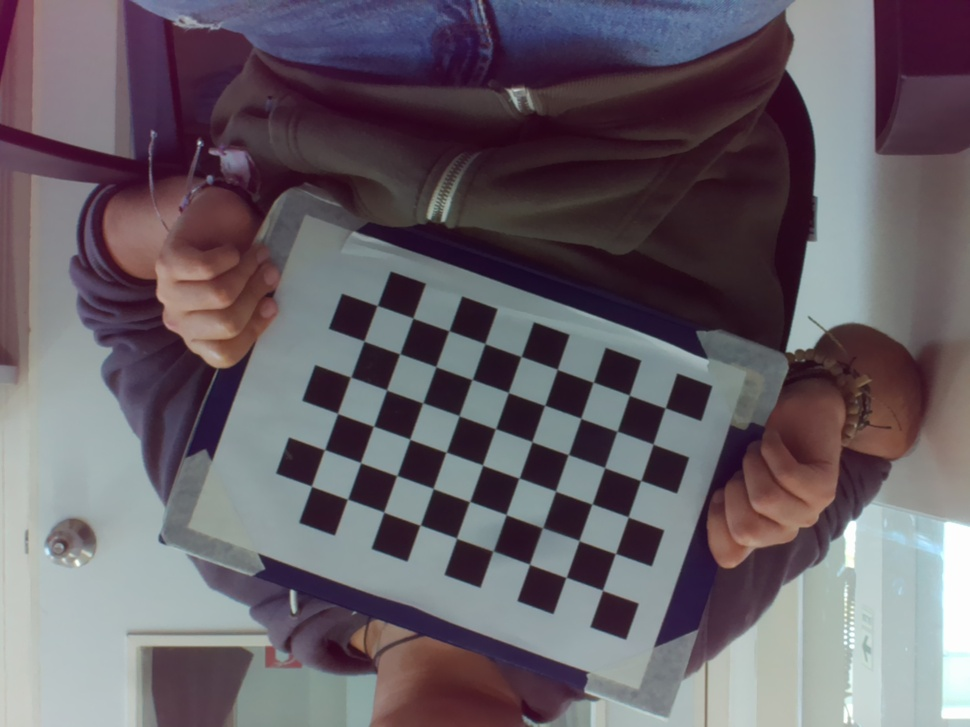
#> input picture data/captures/stereo_20251103_165334/left.jpg, 970 x 727 px, shrunk from 1920 x 1440 before the run
$ python analyze_chessboard_stereo.py
#> lines starting #> are read from the running program, lines starting #| are printed output that depends on the picture; after the words box and inside, x2 and y2 are one past the last pixel; in counts of white or black regions, pixels touching at a corner belong together
#!/usr/bin/env python3
"""
Analizar par estéreo del tablero de ajedrez para diagnosticar problemas
de correspondencia

Este script:
1. Detecta esquinas del tablero en AMBAS imágenes
2. Verifica que las MISMAS esquinas se detecten
3. Calcula el desplazamiento (disparidad) entre esquinas correspondientes
4. Visualiza las correspondencias para ver si tienen sentido
"""

import cv2
import numpy as np
from pathlib import Path
import sys

def analyze_chessboard_stereo(left_path, right_path):
    """Analizar correspondencias en par estéreo de tablero"""

    print("="*70)
    print("ANÁLISIS DE CORRESPONDENCIAS - TABLERO DE AJEDREZ")
    print("="*70)
    print()

    # Cargar imágenes
    left_img = cv2.imread(left_path)
#> left_img is the input picture: shape (727, 970, 3); mean B, G, R 103.2, 95.7, 103.6
    right_img = cv2.imread(right_path)
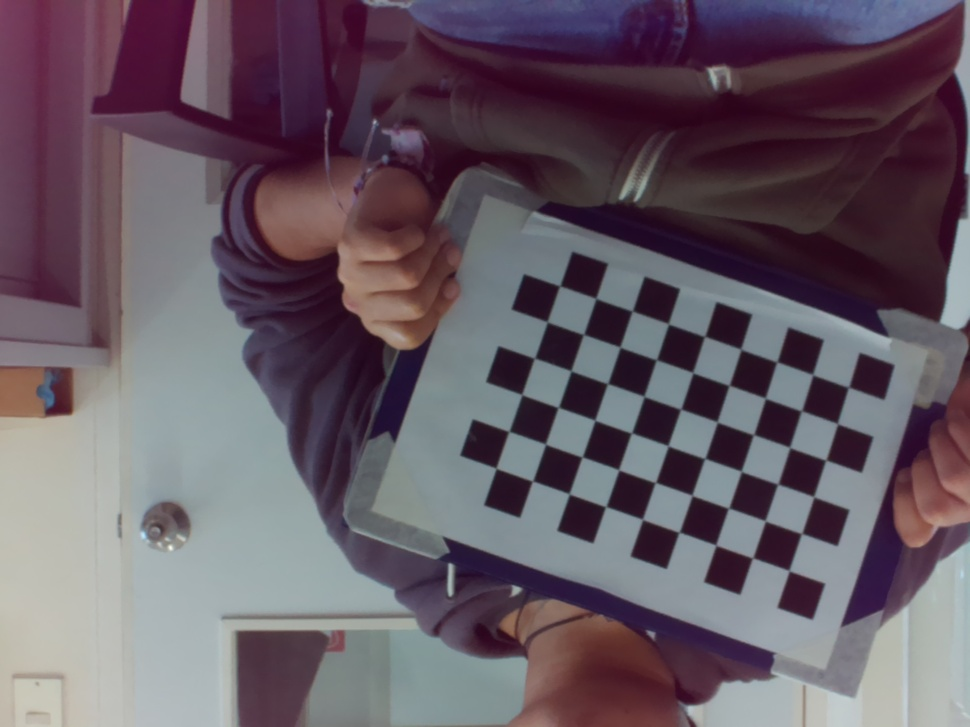
#> input picture data/captures/stereo_20251103_165334/right.jpg, 970 x 727 px, shrunk from 1920 x 1440 before the run
#> right_img is the input picture: shape (727, 970, 3); mean B, G, R 100, 89.7, 102.4

    if left_img is None or right_img is None:
        print(f"❌ Error cargando imágenes:")
        print(f"   Left: {left_path}")
        print(f"   Right: {right_path}")
        return False

    print(f"✅ Imágenes cargadas:")
    print(f"   Left: {left_img.shape}")
#|    Left: (727, 970, 3)
    print(f"   Right: {right_img.shape}")
#|    Right: (727, 970, 3)
    print()

    # Convertir a escala de grises
    left_gray = cv2.cvtColor(left_img, cv2.COLOR_BGR2GRAY)
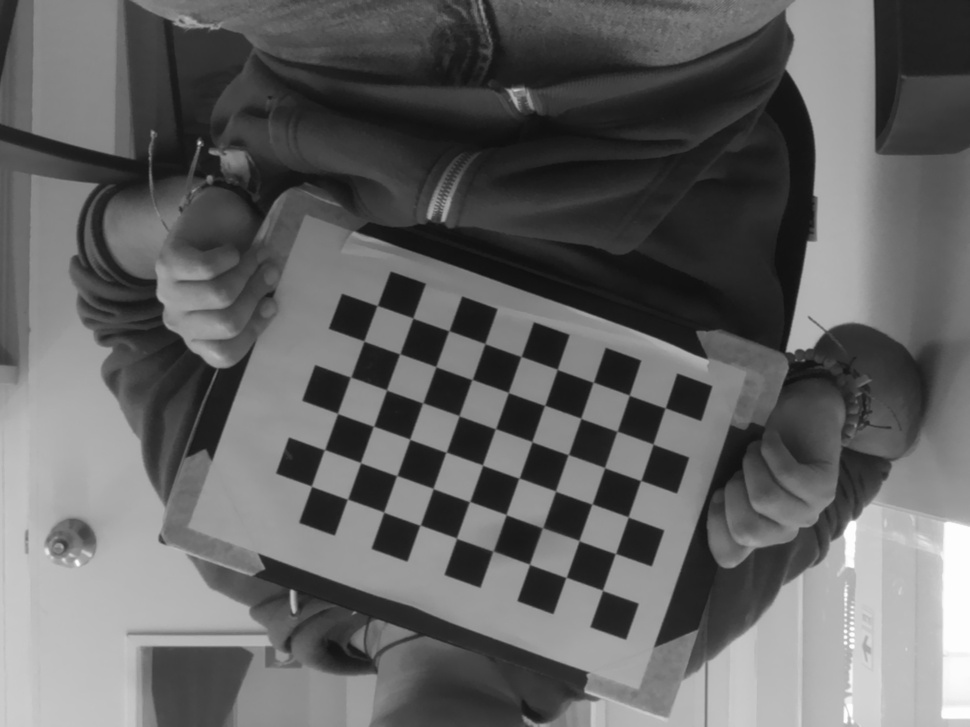
#> left_gray: shape (727, 970); min 15, max 255, mean 98.9
    right_gray = cv2.cvtColor(right_img, cv2.COLOR_BGR2GRAY)
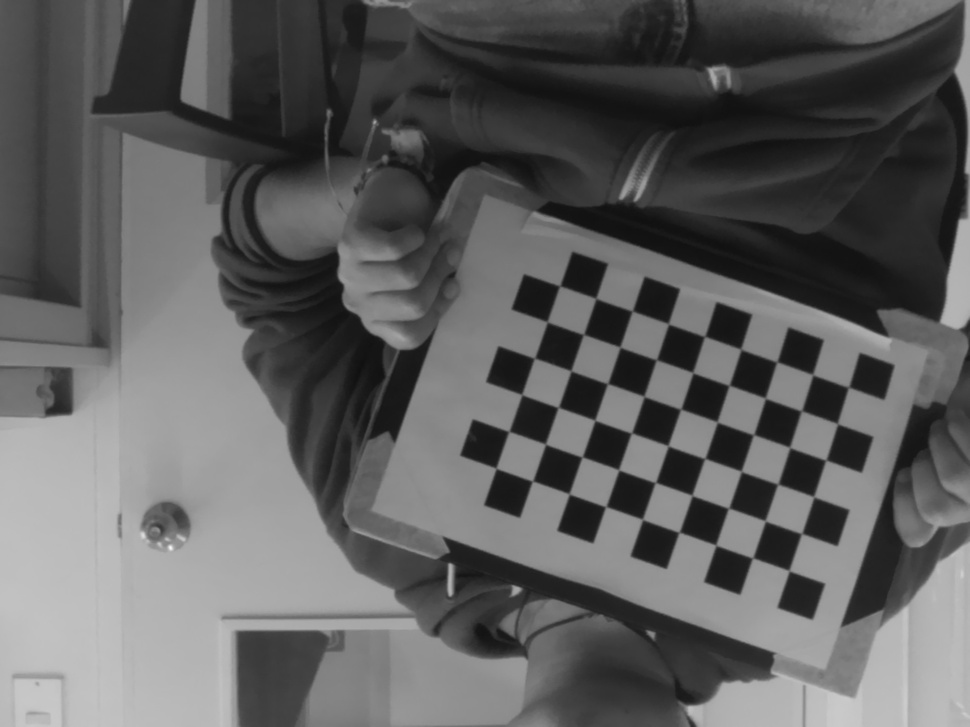
#> right_gray: shape (727, 970); min 16, max 249, mean 94.6

    # Tamaño del tablero (esquinas internas)
    pattern_size = (9, 6)  # 10x7 cuadrados = 9x6 esquinas internas

    print(f"🔍 Buscando tablero {pattern_size[0]}x{pattern_size[1]} esquinas...")
    print()

    # Detectar esquinas en imagen IZQUIERDA
    print("📷 Detectando en imagen IZQUIERDA...")
    ret_left, corners_left = cv2.findChessboardCorners(
        left_gray, pattern_size,
        cv2.CALIB_CB_ADAPTIVE_THRESH + cv2.CALIB_CB_NORMALIZE_IMAGE + cv2.CALIB_CB_FAST_CHECK
    )
#> ret_left = True; corners_left = 54 rows, first 8: [602.5, 590.2], [566.1, 577.4], [529.5, 564.3], [493, 551], [456.5, 538.3], [420.2, 525], [383.7, 512.2], [347.5, 499.1]

    if ret_left:
        # Refinar esquinas
        criteria = (cv2.TERM_CRITERIA_EPS + cv2.TERM_CRITERIA_MAX_ITER, 30, 0.001)
        corners_left = cv2.cornerSubPix(left_gray, corners_left, (11, 11), (-1, -1), criteria)
#> corners_left = 54 rows, first 8: [602.5, 590.3], [566.1, 577.4], [529.5, 564.2], [493.1, 551.1], [456.5, 538.2], [420.1, 525.2], [383.7, 512.1], [347.5, 499.2]
        print(f"   ✅ {len(corners_left)} esquinas detectadas")
#|    ✅ 54 esquinas detectadas
    else:
        print(f"   ❌ NO se detectó el tablero")
        print()
        print("💡 POSIBLE CAUSA:")
        print("   - Tablero borroso o con poca iluminación")
        print("   - Tamaño de tablero incorrecto (¿es 10x7 cuadrados?)")
        print("   - Tablero muy inclinado o fuera de foco")
        return False

    # Detectar esquinas en imagen DERECHA
    print()
    print("📷 Detectando en imagen DERECHA...")
    ret_right, corners_right = cv2.findChessboardCorners(
        right_gray, pattern_size,
        cv2.CALIB_CB_ADAPTIVE_THRESH + cv2.CALIB_CB_NORMALIZE_IMAGE + cv2.CALIB_CB_FAST_CHECK
    )
#> ret_right = True; corners_right = 54 rows, first 8: [789.2, 570.9], [752.5, 558], [715.9, 545.2], [679, 532.4], [642.6, 519.4], [605.7, 506.6], [569.3, 494.2], [532.5, 481.3]

    if ret_right:
        # Refinar esquinas
        corners_right = cv2.cornerSubPix(right_gray, corners_right, (11, 11), (-1, -1), criteria)
#> corners_right = 54 rows, first 8: [789.1, 570.6], [752.6, 557.9], [715.9, 545.1], [679.2, 532.3], [642.5, 519.4], [605.8, 506.6], [569.2, 493.8], [532.5, 481]
        print(f"   ✅ {len(corners_right)} esquinas detectadas")
#|    ✅ 54 esquinas detectadas
    else:
        print(f"   ❌ NO se detectó el tablero")
        return False

    print()
    print("="*70)
    print("📊 ANÁLISIS DE CORRESPONDENCIAS")
    print("="*70)
    print()

    # Ahora tenemos corners_left y corners_right
    # Ambos deberían tener 54 esquinas (9x6)
    # La esquina[i] en left debería corresponder a esquina[i] en right

    # Calcular desplazamientos (disparidades) para cada esquina
    disparities_x = []
    disparities_y = []

    for i in range(len(corners_left)):
        x_left, y_left = corners_left[i][0]
        x_right, y_right = corners_right[i][0]

        # Disparidad = posición en left - posición en right
        disp_x = x_left - x_right
        disp_y = y_left - y_right

        disparities_x.append(disp_x)
        disparities_y.append(disp_y)
#> this loop made 54 passes
#> (x_left, y_left, x_right, y_right, disp_x, disp_y) on passes 1 to 8: (602.5, 590.3, 789.1, 570.6, -186.6, 19.69), (566.1, 577.4, 752.6, 557.9, -186.6, 19.46), (529.5, 564.2, 715.9, 545.1, -186.4, 19.19), (493.1, 551.1, 679.2, 532.3, -186.1, 18.81), (456.5, 538.2, 642.5, 519.4, -186, 18.82), (420.1, 525.2, 605.8, 506.6, -185.7, 18.53), (383.7, 512.1, 569.2, 493.8, -185.5, 18.24), (347.5, 499.2, 532.5, 481, -185, 18.13)
#> after the loop, disparities_x = 54 values, max -182.5 at index 53, min -186.6 at index 0, mean -184.9; disparities_y = 54 values, max 20.64 at index 45, min 17.97 at index 8, mean 19.44

    disparities_x = np.array(disparities_x)
    disparities_y = np.array(disparities_y)

    # Estadísticas
    print("📏 DESPLAZAMIENTO HORIZONTAL (Disparidad X):")
    print(f"   Min: {np.min(disparities_x):7.2f} px")
#|    Min: -186.58 px
    print(f"   Max: {np.max(disparities_x):7.2f} px")
#|    Max: -182.49 px
    print(f"   Media: {np.mean(disparities_x):7.2f} px")
#|    Media: -184.87 px
    print(f"   Mediana: {np.median(disparities_x):7.2f} px")
#|    Mediana: -185.03 px
    print(f"   Desv. Est.: {np.std(disparities_x):7.2f} px")
#|    Desv. Est.:    0.99 px
    print()

    print("📏 DESPLAZAMIENTO VERTICAL (Disparidad Y - debería ser ~0):")
    print(f"   Min: {np.min(disparities_y):7.2f} px")
#|    Min:   17.97 px
    print(f"   Max: {np.max(disparities_y):7.2f} px")
#|    Max:   20.64 px
    print(f"   Media: {np.mean(disparities_y):7.2f} px")
#|    Media:   19.44 px
    print(f"   Mediana: {np.median(disparities_y):7.2f} px")
#|    Mediana:   19.56 px
    print(f"   Desv. Est.: {np.std(disparities_y):7.2f} px")
#|    Desv. Est.:    0.65 px
    print()

    # DIAGNÓSTICO
    print("="*70)
    print("💡 DIAGNÓSTICO")
    print("="*70)
    print()

    mean_disp_x = np.mean(disparities_x)
#> mean_disp_x = -184.9
    mean_disp_y = np.mean(disparities_y)
#> mean_disp_y = 19.44
    std_disp_x = np.std(disparities_x)
#> std_disp_x = 0.993
    std_disp_y = np.std(disparities_y)
#> std_disp_y = 0.648

    # 1. Verificar dirección de disparidad
    if mean_disp_x > 5:
        print("✅ Disparidad horizontal POSITIVA (left > right)")
        print("   Esto es CORRECTO para configuración CAM0=left, CAM1=right")
        print()
    elif mean_disp_x < -5:
        print("❌ Disparidad horizontal NEGATIVA (left < right)")
        print("   ¡Las cámaras están INVERTIDAS!")
        print("   SOLUCIÓN: Intercambiar left_camera_id y right_camera_id en config")
        print()
    else:
        print("⚠️ Disparidad horizontal CASI CERO (<5px)")
        print("   Las imágenes son casi idénticas.")
        print("   POSIBLE CAUSA:")
        print("   - Las cámaras NO están en configuración estéreo")
        print("   - Objeto muy lejano (baseline insuficiente)")
        print()

    # 2. Verificar magnitud de disparidad
    if abs(mean_disp_x) > 500:
        print("❌ Disparidad DEMASIADO GRANDE (>500px)")
        print("   Con baseline ~10cm, esto es físicamente imposible.")
        print("   POSIBLE CAUSA:")
        print("   - Calibración con escala incorrecta (mm vs m)")
        print("   - Imágenes NO están rectificadas correctamente")
        print()
    elif abs(mean_disp_x) > 100:
        print("⚠️ Disparidad GRANDE (>100px)")
        print("   Puede indicar:")
        print("   - Objeto muy cercano (<50cm)")
        print("   - O problema de escala en calibración")
        print()
    elif abs(mean_disp_x) > 10:
        print("✅ Disparidad RAZONABLE (10-100px)")
        print("   Esto es consistente con configuración estéreo normal.")
        print()
    elif abs(mean_disp_x) > 0:
        print("⚠️ Disparidad PEQUEÑA (<10px)")
        print("   Puede indicar:")
        print("   - Objeto muy lejano (>5m)")
        print("   - Baseline insuficiente")
        print()

    # 3. Verificar disparidad vertical (rectificación)
    if abs(mean_disp_y) < 2:
        print("✅ Disparidad vertical MÍNIMA (<2px)")
        print("   Las imágenes están bien rectificadas (líneas epipolares horizontales).")
        print()
    elif abs(mean_disp_y) < 5:
        print("⚠️ Disparidad vertical MODERADA (2-5px)")
        print("   Rectificación aceptable pero no óptima.")
        print()
    else:
        print("❌ Disparidad vertical ALTA (>5px)")
        print("   Las imágenes NO están rectificadas correctamente.")
        print("   SOLUCIÓN: RE-CALIBRAR el sistema.")
        print()

    # 4. Verificar consistencia (desviación estándar)
    if std_disp_x < 5:
        print("✅ Disparidad CONSISTENTE (baja variación)")
        print("   Todas las esquinas tienen disparidad similar.")
        print()
    else:
        print("⚠️ Disparidad INCONSISTENTE (alta variación)")
        print(f"   Desv. Est.: {std_disp_x:.2f}px")
        print("   Puede indicar:")
        print("   - Tablero no plano")
        print("   - Errores de detección de esquinas")
        print("   - Distorsión no corregida")
        print()

    # CREAR VISUALIZACIÓN
    print("="*70)
    print("🎨 GENERANDO VISUALIZACIÓN...")
    print("="*70)
    print()

    # Dibujar esquinas detectadas
    vis_left = left_img.copy()
    vis_right = right_img.copy()

    cv2.drawChessboardCorners(vis_left, pattern_size, corners_left, ret_left)
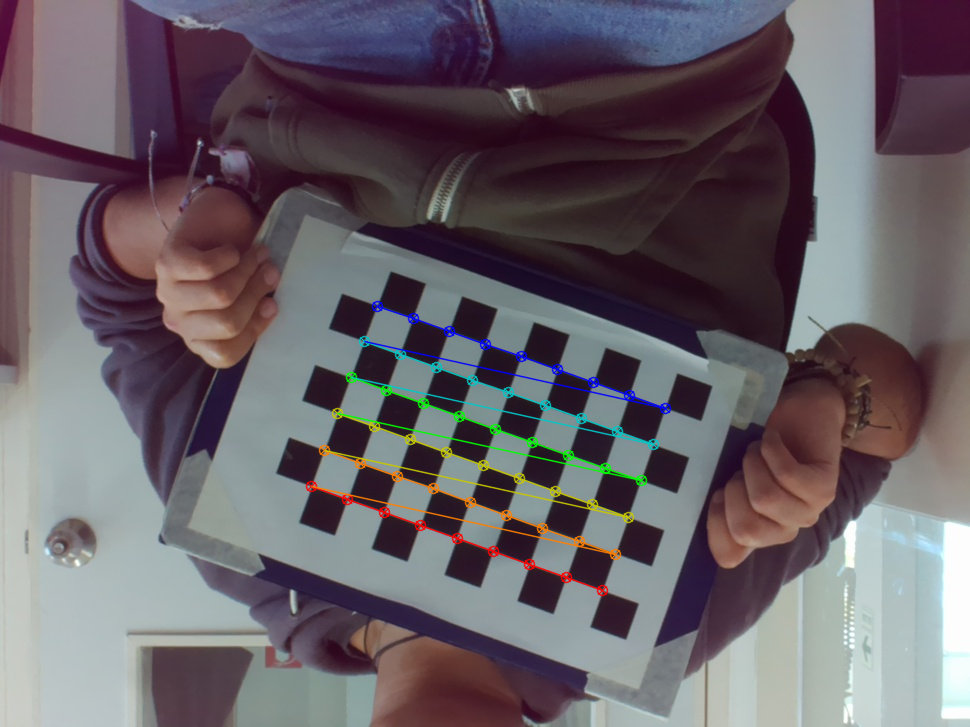
#> vis_left: shape (727, 970, 3); 1.97% of pixels changed, all inside (x1, y1, x2, y2) = (305, 300, 672, 597)
    cv2.drawChessboardCorners(vis_right, pattern_size, corners_right, ret_right)
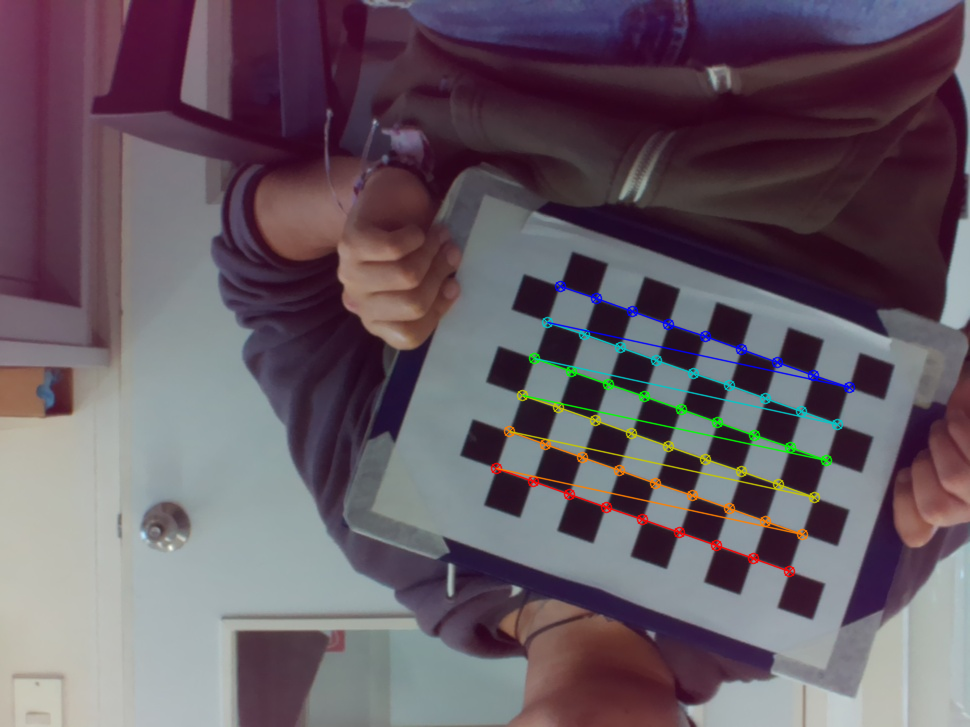
#> vis_right: shape (727, 970, 3); 1.98% of pixels changed, all inside (x1, y1, x2, y2) = (490, 280, 856, 578)

    # Crear imagen combinada
    h, w = left_img.shape[:2]
    combined = np.zeros((h, w*2, 3), dtype=np.uint8)
    combined[:, :w] = vis_left
    combined[:, w:] = vis_right

    # Dibujar líneas de correspondencia para algunas esquinas
    # Tomar muestra de esquinas (cada 5 para no saturar)
    colors = [
        (0, 255, 0),    # Verde
        (255, 0, 0),    # Azul
        (0, 0, 255),    # Rojo
        (255, 255, 0),  # Cyan
        (255, 0, 255),  # Magenta
        (0, 255, 255),  # Amarillo
    ]

    for i in range(0, len(corners_left), 5):
        x_left, y_left = corners_left[i][0]
        x_right, y_right = corners_right[i][0]

        color = colors[i % len(colors)]

        # Punto en left
        cv2.circle(combined, (int(x_left), int(y_left)), 8, color, -1)
        cv2.circle(combined, (int(x_left), int(y_left)), 9, (255, 255, 255), 2)

        # Punto en right (desplazado por w)
        cv2.circle(combined, (int(x_right) + w, int(y_right)), 8, color, -1)
        cv2.circle(combined, (int(x_right) + w, int(y_right)), 9, (255, 255, 255), 2)

        # Línea de correspondencia
        cv2.line(combined, (int(x_left), int(y_left)), (int(x_right) + w, int(y_right)), color, 2)

        # Etiqueta con disparidad
        disp_text = f"{disparities_x[i]:.0f}px"
        cv2.putText(combined, disp_text, (int(x_left) + 10, int(y_left) - 10),
                   cv2.FONT_HERSHEY_SIMPLEX, 0.5, (255, 255, 255), 2)
#> this loop made 11 passes
#> (i, x_left, y_left, x_right, y_right, color, disp_text) on passes 2 to 8: (5, 420.1, 525.2, 605.8, 506.6, (0, 255, 255), '-186px'), (10, 579, 540.6, 765.2, 520.9, (255, 0, 255), '-186px'), (15, 396.8, 475.6, 582.1, 457, (255, 255, 0), '-185px'), (20, 555.5, 491, 741.2, 471.3, (0, 0, 255), '-186px'), (25, 373.5, 426.2, 558.3, 407.4, (255, 0, 0), '-185px'), (30, 531.9, 441.6, 717.1, 421.9, (0, 255, 0), '-185px'), (35, 350.6, 377.2, 534.4, 358.3, (0, 255, 255), '-184px')
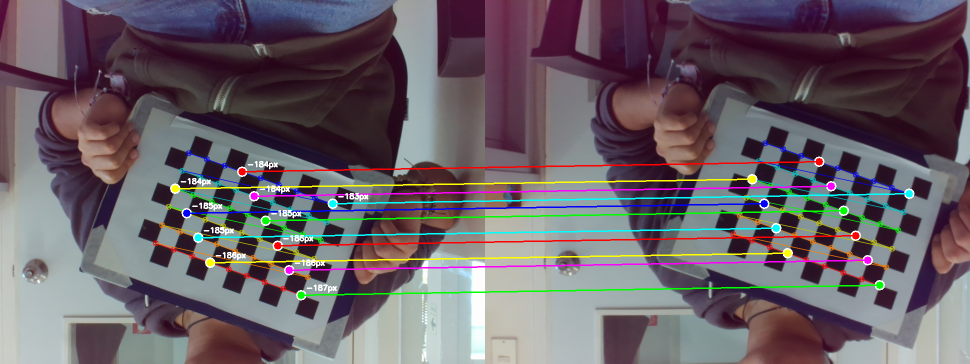
#> combined: shape (727, 1940, 3) (shown at 1/2 size); mean B, G, R 102.5, 94.9, 105

    # Agregar información en la imagen
    info_y = 30
    cv2.putText(combined, f"Disparidad media: {mean_disp_x:.1f}px (horizontal) {mean_disp_y:.1f}px (vertical)",
               (10, info_y), cv2.FONT_HERSHEY_SIMPLEX, 0.8, (255, 255, 255), 2)
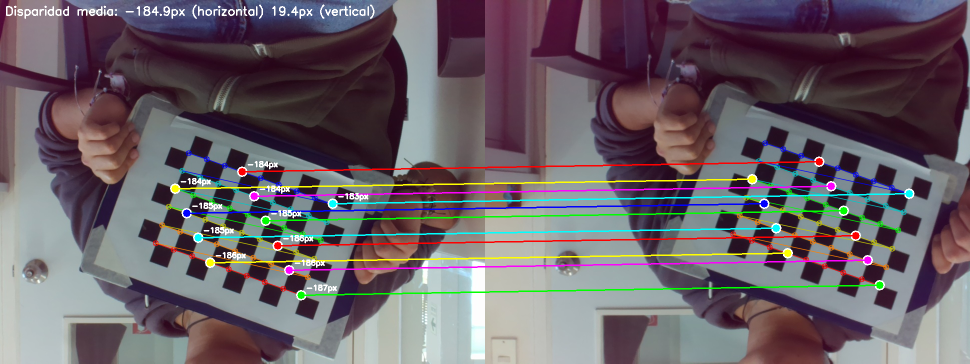
#> combined: shape (727, 1940, 3) (shown at 1/2 size); 0.34% of pixels changed, all inside (x1, y1, x2, y2) = (12, 9, 749, 38)

    # Guardar visualización
    output_path = Path("data/results/debug/chessboard_correspondences.jpg")
    output_path.parent.mkdir(parents=True, exist_ok=True)
    cv2.imwrite(str(output_path), combined)

    print(f"✅ Visualización guardada: {output_path}")
    print()

    # CONCLUSIÓN FINAL
    print("="*70)
    print("🎯 CONCLUSIÓN FINAL")
    print("="*70)
    print()

    if mean_disp_x < -5:
        print("❌ PROBLEMA: CÁMARAS INVERTIDAS")
        print("   Las correspondencias van en dirección INCORRECTA.")
        print()
        print("SOLUCIÓN:")
        print("   Opción 1: Intercambiar físicamente los cables de las cámaras")
        print("   Opción 2: Modificar camera_config.py:")
        print("             left_camera.camera_id = 1")
        print("             right_camera.camera_id = 0")
        print()
    elif abs(mean_disp_y) > 5:
        print("❌ PROBLEMA: RECTIFICACIÓN INCORRECTA")
        print("   Las líneas epipolares NO son horizontales.")
        print()
        print("SOLUCIÓN:")
        print("   RE-CALIBRAR el sistema")
        print()
    elif abs(mean_disp_x) < 5:
        print("❌ PROBLEMA: SIN DISPARIDAD ESTÉREO")
        print("   Las imágenes son casi idénticas.")
        print()
        print("SOLUCIÓN:")
        print("   Verificar configuración física de las cámaras")
        print()
    elif abs(mean_disp_x) > 500:
        print("❌ PROBLEMA: DISPARIDAD ABSURDA")
        print("   Los valores son físicamente imposibles.")
        print()
        print("SOLUCIÓN:")
        print("   El problema está en la ESCALA de calibración (mm vs m)")
        print("   O las imágenes NO están rectificadas")
        print()
    else:
        print("✅ LAS CORRESPONDENCIAS SON CORRECTAS")
        print()
        print(f"   Disparidad: {mean_disp_x:.1f}px ± {std_disp_x:.1f}px")
        print(f"   Error vertical: {mean_disp_y:.1f}px")
        print()
        print("Si la reconstrucción 3D aún falla, el problema está en:")
        print("   - Algoritmo SGBM (parámetros)")
        print("   - Conversión disparidad → profundidad (matriz Q)")
        print()

    print("="*70)

    return True

if __name__ == "__main__":
    # Buscar la captura más reciente con tablero
    if len(sys.argv) == 3:
        left_path = sys.argv[1]
        right_path = sys.argv[2]
    else:
        # Usar captura más reciente
        left_path = "data/captures/stereo_20251103_165334/left.jpg"
        right_path = "data/captures/stereo_20251103_165334/right.jpg"

    analyze_chessboard_stereo(left_path, right_path)
